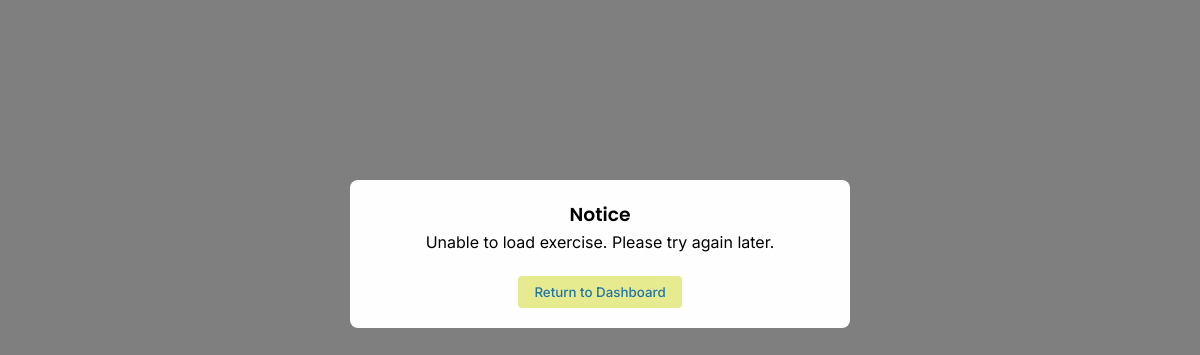
/view/learn.php?course=1&category=greetings (signed in), run on an earlier commit of the app's database.
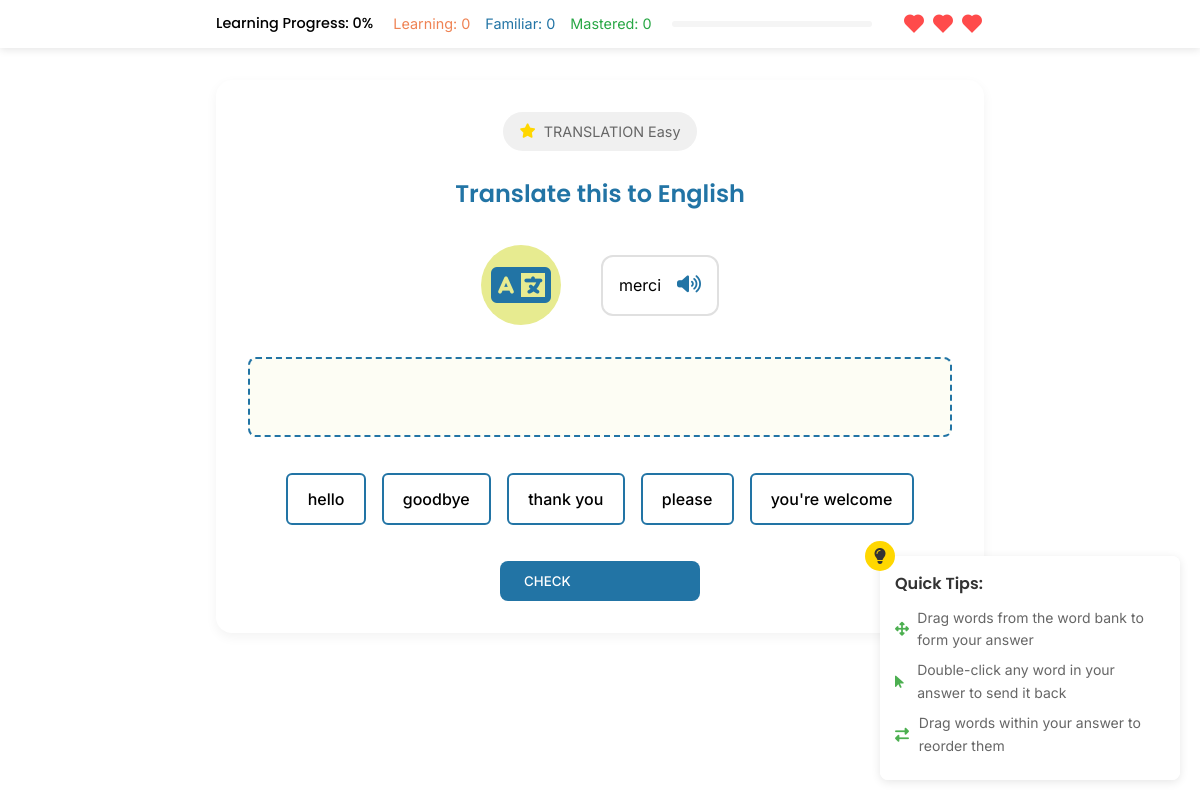
And on a later commit of the database.
### tables this page shows
CREATE TABLE `exercise_sets` (
  `exerciseId` int(11) NOT NULL,
  `wordId` int(11) NOT NULL,
  `translationId` int(11) NOT NULL,
  `difficulty` enum('easy','medium','hard') NOT NULL DEFAULT 'medium',
  `type` enum('translation','matching','fill-in') NOT NULL,
  `created_at` timestamp NOT NULL DEFAULT current_timestamp()
);

CREATE TABLE `words` (
  `wordId` int(11) NOT NULL,
  `languageId` int(11) NOT NULL,
  `original_text` varchar(255) NOT NULL,
  `categoryId` int(11) NOT NULL,
  `word` varchar(100) NOT NULL,
  `translation` varchar(100) NOT NULL,
  `pronunciation` varchar(100) DEFAULT NULL,
  `category` varchar(50) DEFAULT NULL,
  `difficulty` enum('easy','medium','hard') NOT NULL DEFAULT 'medium',
  `createdAt` timestamp NOT NULL DEFAULT current_timestamp(),
  `context_type` enum('noun','verb','adjective','phrase','other') NOT NULL DEFAULT 'other'
);

CREATE TABLE `exercise_word_bank` (
  `exerciseId` int(11) NOT NULL,
  `bankWordId` int(11) NOT NULL,
  `is_answer` tinyint(1) NOT NULL DEFAULT 0,
  `position` int(11) DEFAULT NULL
);

CREATE TABLE `word_bank` (
  `bankWordId` int(11) NOT NULL,
  `segment_text` varchar(100) NOT NULL,
  `languageId` int(11) NOT NULL,
  `part_of_speech` varchar(50) DEFAULT NULL,
  `difficulty` enum('easy','medium','hard') DEFAULT 'medium',
  `usage_frequency` int(11) DEFAULT 0
);

### actions/ProficiencyTracker.php (called while the page is built, shortened)
<?php
class ProficiencyTracker {
    private $pdo;
    private $userId;
    public function __construct($pdo, $userId) {
        $this->pdo = $pdo;
        $this->userId = $userId;
    }
    public function getProgress() {
        $stmt = $this->pdo->prepare("
            SELECT COUNT(DISTINCT w.wordId) as total_words
            FROM words w
            JOIN exercise_sets es ON w.wordId = es.wordId
            JOIN user_enrollments ue ON w.languageId = ue.languageId
            WHERE ue.userId = ?
        ");
        $stmt->execute([$this->userId]);
        $totalWords = $stmt->fetch(PDO::FETCH_ASSOC)['total_words'];
        $stmt = $this->pdo->prepare("
            SELECT
                COUNT(CASE WHEN proficiency = 'learning' THEN 1 END) as learning_count,
                COUNT(CASE WHEN proficiency = 'familiar' THEN 1 END) as familiar_count,
                COUNT(CASE WHEN proficiency = 'mastered' THEN 1 END) as mastered_count
            FROM learned_words
            WHERE userId = ?
        ");
        $stmt->execute([$this->userId]);
        $counts = $stmt->fetch(PDO::FETCH_ASSOC);
        $learningWeight = 0.3;
        $familiarWeight = 0.7;
        $masteredWeight = 1.0;
        $weightedProgress =
            ($counts['learning_count'] * $learningWeight +
             $counts['familiar_count'] * $familiarWeight +
             $counts['mastered_count'] * $masteredWeight) / ($totalWords ?: 1) * 100;
        return [
            'progress' => min(100, round($weightedProgress, 2)),
            'counts' => $counts
        ];
    }
}

### view/learn.php (the view, shortened to what this page needs)
<?php
require_once '../config/db_connect.php';
require_once '../actions/ProficiencyTracker.php';
$languageId = isset($_GET['course']) ? (int)$_GET['course'] : 0;
$categorySlug = isset($_GET['category']) ? htmlspecialchars($_GET['category']) : '';
$stmt = $pdo->prepare("
    SELECT
        es.exerciseId,
        es.wordId,
        w.word,
        w.pronunciation,
        w.context_type,
        w.difficulty,
        es.type,
        wc.categoryName,
        wc.categoryId,
        l.languageName
    FROM exercise_sets es
    JOIN words w ON es.wordId = w.wordId
    JOIN word_categories wc ON w.categoryId = wc.categoryId
    JOIN languages l ON w.languageId = l.languageId
    WHERE w.languageId = ?
    AND wc.categorySlug = ?
    AND w.wordId NOT IN (
        SELECT wordId FROM learned_words
        WHERE userId = ? AND proficiency = 'mastered'
    )
    ORDER BY RAND()
    LIMIT 1
");
try {
    $stmt->execute([$languageId, $categorySlug, $_SESSION['user_id']]);
    $exercise = $stmt->fetch(PDO::FETCH_ASSOC);
    if (!$exercise) {
        $exercise = [];
    }
} catch (PDOException $e) {
    error_log("DEBUG: Database error: " . $e->getMessage());
    $exercise = [];
}
try {
    $stmt->execute([$languageId, $categorySlug, $_SESSION['user_id']]);
    $exercise = $stmt->fetch(PDO::FETCH_ASSOC);
    $errorMessage = null;
    if (!$exercise) {
        if (!$errorMessage) {
            $errorMessage = "Unable to load exercise. Please try again later.";
        }
    }
} catch (PDOException $e) {
    $errorMessage = "Database error occurred. Please try again later.";
    error_log("Database error: " . $e->getMessage());
}
if ($exercise) {
    $wordBankStmt = $pdo->prepare("
        SELECT
            wb.bankWordId,
            wb.segment_text,
            wb.part_of_speech,
            ewb.is_answer,
            ewb.position
        FROM exercise_word_bank ewb
        JOIN word_bank wb ON ewb.bankWordId = wb.bankWordId
        WHERE ewb.exerciseId = ?
    ");
    $wordBankStmt->execute([$exercise['exerciseId']]);
    $wordBank = $wordBankStmt->fetchAll(PDO::FETCH_ASSOC);
}
$proficiencyTracker = new ProficiencyTracker($pdo, $_SESSION['user_id']);
$progress = $proficiencyTracker->getProgress();
?>
<!DOCTYPE html>
<html lang="en">
<head>
    <link rel="stylesheet" href="https://cdnjs.cloudflare.com/ajax/libs/font-awesome/6.5.1/css/all.min.css">
    <link rel="stylesheet" href="../assets/css/styles.css">
    <link rel="stylesheet" href="../assets/css/learn.css">
    <link href='https://unpkg.com/boxicons@2.1.4/css/boxicons.min.css' rel='stylesheet'>
</head>
<body>
    <?php if ($errorMessage): ?>
    <div id="errorModal" class="modal" style="display: block;">
        <div class="modal-content">
            <h3>Notice</h3>
            <p><?php echo htmlspecialchars($errorMessage); ?></p>
            <div class="modal-buttons">
                <button onclick="window.location.href='dashboard.php'" class="btn btn-secondary">
                    Return to Dashboard
                </button>
            </div>
        </div>
    </div>
    <?php else: ?>
        <div class="learning-progress-floating">
            <div class="progress-inner">
                <div class="progress-stats">
                    <div class="progress-text">
                        Learning Progress: <?php echo round($progress['progress']); ?>%
                    </div>
                    <div class="proficiency-counts">
                        <span class="learning">Learning: <?php echo $progress['counts']['learning_count']; ?></span>
                        <span class="familiar">Familiar: <?php echo $progress['counts']['familiar_count']; ?></span>
                        <span class="mastered">Mastered: <?php echo $progress['counts']['mastered_count']; ?></span>
                    </div>
                    <div class="progress-bar">
                    </div>
                </div>
                <div class="hearts-display">
                    <div class="hearts">
                    </div>
                </div>
            </div>
        </div>
        <div class="tips-container">
            <div class="tips-icon">
                <i class="fas fa-lightbulb"></i>
            </div>
            <div class="tips-content">
                <h4>Quick Tips:</h4>
                <ul>
                    <li><i class="fas fa-arrows-alt"></i> Drag words from the word bank to form your answer</li>
                    <li><i class="fas fa-mouse-pointer"></i> Double-click any word in your answer to send it back</li>
                    <li><i class="fas fa-exchange-alt"></i> Drag words within your answer to reorder them</li>
                </ul>
            </div>
        </div>
        <main class="learn-container">
            <div class="exercise-container">
                <div class="badge">
                    <i class="fas fa-star"></i>
                    <span class="exercise-type">
                        <?php echo strtoupper($exercise['type']); ?>
                        <span class="difficulty-badge <?php echo $exercise['difficulty']; ?>">
                            <?php echo ucfirst($exercise['difficulty']); ?>
                        </span>
                    </span>
                </div>
                <h2 class="question">
                    <?php
                    switch($exercise['type']) {
                        case 'translation':
                            echo 'Translate this to English';
                            break;
                    }
                    ?>
                </h2>
                <div class="character-display">
                    <div class="icon-container">
                        <i class="fas fa-language fa-3x"></i>
                    </div>
                    <div class="speech-bubble">
                        <span class="original-text"
                              data-pronunciation="<?php echo htmlspecialchars($exercise['pronunciation']); ?>"
                              data-context="<?php echo htmlspecialchars($exercise['context_type']); ?>">
                            <?php echo htmlspecialchars($exercise['word']); ?>
                        </span>
                        <button class="audio-btn" title="Listen to pronunciation">
                            <i class="fas fa-volume-up"></i>
                        </button>
                    </div>
                </div>
                <div class="answer-area">
                    <div class="answer-box" id="answerBox"></div>
                </div>
                <div class="word-bank" id="wordBank">
                    <?php foreach ($wordBank as $word): ?>
                        <div class="word-tile"
                             draggable="true"
                             data-part="<?php echo htmlspecialchars($word['part_of_speech']); ?>"
                             data-is-answer="<?php echo $word['is_answer']; ?>"
                             data-position="<?php echo $word['position']; ?>">
                            <?php echo htmlspecialchars($word['segment_text']); ?>
                        </div>
                    <?php endforeach; ?>
                </div>
                <div class="action-buttons">
                    <button class="btn btn-primary" id="checkBtn">CHECK</button>
                </div>
            </div>
        </main>
    <?php endif; ?>
</body>
</html>

### assets/css/styles.css (style rules this page uses)
:root { --ucla-blue: #2274A5; --mindaro: #E7EB90; --coral: #EF8354; --white: #FFFFFF; --black: #000000; --gray-light: #F5F5F5; --gray: #666666; --font-heading: 'Poppins', sans-serif; --font-body: 'Inter', sans-serif; }
* { margin: 0; padding: 0; box-sizing: border-box; }
body { font-family: var(--font-body); line-height: 1.6; color: var(--black); }
h1, h2, h3, h4, h5, h6 { font-family: var(--font-heading); font-weight: 600; }
.btn { padding: 12px 24px; border: none; border-radius: 8px; cursor: pointer; font-weight: 500; font-family: var(--font-body); transition: all 0.3s ease; display: inline-flex; align-items: center; gap: 8px; }
.btn-primary { background-color: var(--ucla-blue); color: var(--white); }
.btn-secondary { background-color: var(--mindaro); color: var(--ucla-blue); }

### assets/css/learn.css (style rules this page uses)
.progress-bar { height: 100%; background: var(--ucla-blue); transition: width 0.3s ease; }
.hearts { display: flex; gap: 5px; align-items: center; }
.learn-container { max-width: 800px; margin: 80px auto 2rem; padding: 0 1rem; }
.exercise-container { background: white; border-radius: 16px; padding: 2rem; box-shadow: 0 4px 12px rgba(0,0,0,0.05); text-align: center; }
.badge { display: inline-flex; align-items: center; gap: 0.5rem; background: #f0f0f0; padding: 0.5rem 1rem; border-radius: 20px; font-size: 0.9rem; color: var(--gray); margin-bottom: 1.5rem; }
.badge i { color: #ffd700; }
.question { font-size: 1.5rem; color: var(--ucla-blue); margin-bottom: 2rem; }
.character-display { margin: 2rem 0; display: flex; align-items: center; justify-content: center; gap: 1.5rem; }
.icon-container { color: var(--ucla-blue); background-color: var(--mindaro); width: 80px; height: 80px; border-radius: 50%; display: flex; align-items: center; justify-content: center; }
.speech-bubble { background: white; border: 2px solid #e0e0e0; border-radius: 12px; padding: 1rem; display: inline-flex; align-items: center; gap: 1rem; margin-left: 1rem; }
.audio-btn { background: none; border: none; color: var(--ucla-blue); cursor: pointer; font-size: 1.2rem; }
.answer-area { margin: 2rem 0; }
.answer-box { display: flex; flex-wrap: wrap; gap: 0.8rem; min-height: 80px; padding: 1.5rem; background-color: rgba(231, 235, 144, 0.1); border: 2px dashed var(--ucla-blue); border-radius: 8px; transition: all 0.3s ease; align-items: center; position: relative; }
.word-bank { display: flex; flex-wrap: wrap; gap: 0.5rem; justify-content: center; margin-bottom: 2rem; }
.word-tile { background: white; border: 2px solid var(--ucla-blue); border-radius: 6px; padding: 0.7rem 1.2rem; cursor: move; user-select: none; font-weight: 500; transition: all 0.2s ease; position: relative; touch-action: none; margin: 0.25rem; }
.word-tile::before { content: '⋮⋮'; position: absolute; left: 5px; top: 50%; transform: translateY(-50%); font-size: 10px; color: var(--gray); opacity: 0; transition: opacity 0.2s ease; }
.action-buttons { display: flex; justify-content: center; margin-top: 2rem; }
.action-buttons .btn { min-width: 200px; }
.learning-progress-floating { position: fixed; top: 0; left: 0; right: 0; z-index: 1000; background: var(--white); backdrop-filter: blur(8px); box-shadow: 0 2px 8px rgba(0,0,0,0.1); transition: transform 0.3s ease; }
.learning-progress-floating .progress-inner { max-width: 800px; margin: 0 auto; padding: 0.75rem 1rem; display: flex; justify-content: space-between; align-items: center; }
.progress-stats { display: flex; align-items: center; gap: 20px; }
.progress-text { color: var(--black); font-family: var(--font-heading); font-weight: 500; font-size: 0.9rem; }
.progress-bar { height: 6px; background: var(--gray-light); border-radius: 3px; overflow: hidden; width: 200px; }
.hearts-display { display: flex; align-items: center; gap: 8px; }
.proficiency-counts { display: flex; gap: 15px; font-size: 0.9rem; }
.proficiency-counts span { display: flex; align-items: center; gap: 5px; }
.proficiency-counts .learning { color: var(--coral); }
.proficiency-counts .familiar { color: var(--ucla-blue); }
.proficiency-counts .mastered { color: #28a745; }

What changed in the data, as far as the page shows it:
added exercise_sets: type "TRANSLATION", wordId.difficulty "Easy", wordId.word "merci"
added exercise_word_bank: bankWordId.segment_text "hello"
added exercise_word_bank: bankWordId.segment_text "goodbye"
added exercise_word_bank: bankWordId.segment_text "thank you"
added exercise_word_bank: bankWordId.segment_text "please"
added exercise_word_bank: bankWordId.segment_text "you're welcome"
Also different on the page:
$progress['progress']: (not shown) → "0"
$progress['counts']['learning_count']: (not shown) → "0"
$progress['counts']['familiar_count']: (not shown) → "0"
$progress['counts']['mastered_count']: (not shown) → "0"
$errorMessage: "Unable to load exercise. Please try again later." → (not shown)
text no longer shown: "Notice Return to Dashboard"
text now shown: "Learning Progress: % Learning: Familiar: Mastered: Quick Tips: Drag words from the word bank to form your answer Double-click any word in your answer to send it back Drag words within your answer to reorder them Translate this to English CHECK"
